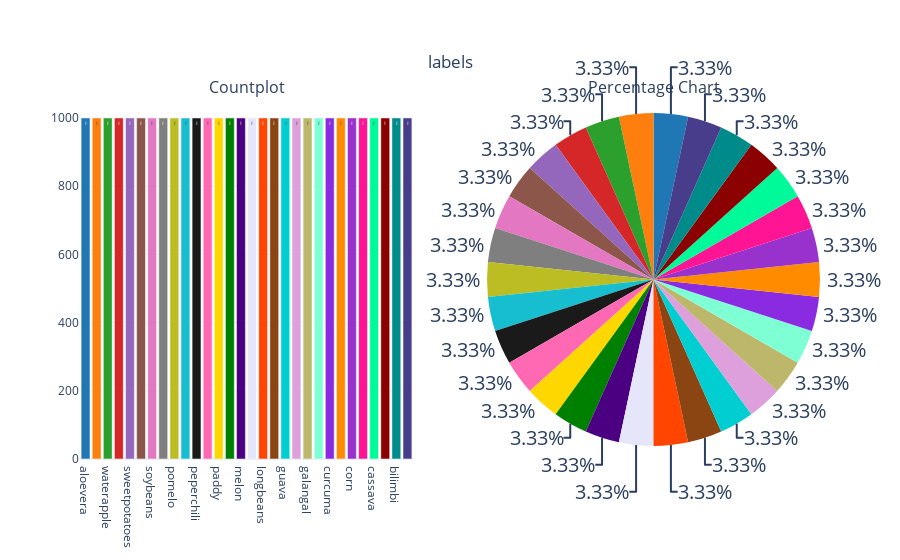

Here is the notebook cell this chart was saved with:
### Code cell
def cat_summary_with_graph(dataframe, col_name):
    colors = ['#1f77b4', '#ff7f0e', '#2ca02c', '#d62728', '#9467bd',
              '#8c564b', '#e377c2', '#7f7f7f', '#bcbd22', '#17becf',
              '#1a1a1a', '#ff69b4', '#ffd700', '#008000', '#4b0082',
              '#e6e6fa', '#ff4500', '#8b4513', '#00ced1', '#dda0dd',
              '#bdb76b', '#7fffd4', '#8a2be2', '#ff8c00', '#9932cc',
              '#ff1493', '#00fa9a', '#8b0000', '#008b8b', '#483d8b']

    fig = make_subplots(rows=1, cols=2,
                        subplot_titles=('Countplot', 'Percentage Chart'),
                        specs=[[{"type": "bar"}, {'type': 'pie'}]])

    fig.add_trace(go.Bar(y=dataframe[col_name].value_counts().values.tolist(),
                         x=[str(i) for i in dataframe[col_name].value_counts().index],
                         text=dataframe[col_name].value_counts().values.tolist(),
                         textfont=dict(size=20),
                         name=col_name,
                         textposition='auto',
                         showlegend=False,
                         marker=dict(color=colors)),
                  row=1, col=1)

    fig.add_trace(go.Pie(labels=dataframe[col_name].value_counts().keys(),
                         values=dataframe[col_name].value_counts().values,
                         textfont=dict(size=20),
                         textposition='auto',
                         showlegend=False,
                         name=col_name,
                         marker=dict(colors=colors)),
                  row=1, col=2)

    fig.update_layout(title={'text': col_name,
                             'y': 0.9,
                             'x': 0.5,
                             'xanchor': 'center',
                             'yanchor': 'top'},
                      template='plotly_white')

    iplot(fig)

# Örnek kullanım
cat_summary_with_graph(all_df, 'labels')

### Figure 1 — Plotly figure (JSON) as saved in the notebook; plotly's stock layout.template omitted (floating-point values rounded to 4 significant figures)
{"data": [{"marker": {"color": ["#1f77b4", "#ff7f0e", "#2ca02c", "#d62728", "#9467bd", "#8c564b", "#e377c2", "#7f7f7f", "#bcbd22", "#17becf", "#1a1a1a", "#ff69b4", "#ffd700", "#008000", "#4b0082", "#e6e6fa", "#ff4500", "#8b4513", "#00ced1", "#dda0dd", "#bdb76b", "#7fffd4", "#8a2be2", "#ff8c00", "#9932cc", "#ff1493", "#00fa9a", "#8b0000", "#008b8b", "#483d8b"]}, "name": "labels", "showlegend": false, "text": ["1000", "1000", "1000", "1000", "1000", "1000", "1000", "1000", "1000", "1000", "1000", "1000", "1000", "1000", "1000", "1000", "1000", "1000", "1000", "1000", "1000", "1000", "1000", "1000", "1000", "1000", "1000", "1000", "1000", "1000"], "textfont": {"size": 20}, "textposition": "auto", "type": "bar", "x": ["aloevera", "banana", "waterapple", "tobacco", "sweetpotatoes", "spinach", "soybeans", "shallot", "pomelo", "pineapple", "peperchili", "papaya", "paddy", "orange", "melon", "mango", "longbeans", "kale", "guava", "ginger", "galangal", "eggplant", "curcuma", "cucumber", "corn", "coconut", "cassava", "cantaloupe", "bilimbi", "watermelon"], "xaxis": "x", "y": [1000, 1000, 1000, 1000, 1000, 1000, 1000, 1000, 1000, 1000, 1000, 1000, 1000, 1000, 1000, 1000, 1000, 1000, 1000, 1000, 1000, 1000, 1000, 1000, 1000, 1000, 1000, 1000, 1000, 1000], "yaxis": "y"}, {"domain": {"x": [0.55, 1], "y": [0, 1]}, "labels": ["aloevera", "banana", "waterapple", "tobacco", "sweetpotatoes", "spinach", "soybeans", "shallot", "pomelo", "pineapple", "peperchili", "papaya", "paddy", "orange", "melon", "mango", "longbeans", "kale", "guava", "ginger", "galangal", "eggplant", "curcuma", "cucumber", "corn", "coconut", "cassava", "cantaloupe", "bilimbi", "watermelon"], "marker": {"colors": ["#1f77b4", "#ff7f0e", "#2ca02c", "#d62728", "#9467bd", "#8c564b", "#e377c2", "#7f7f7f", "#bcbd22", "#17becf", "#1a1a1a", "#ff69b4", "#ffd700", "#008000", "#4b0082", "#e6e6fa", "#ff4500", "#8b4513", "#00ced1", "#dda0dd", "#bdb76b", "#7fffd4", "#8a2be2", "#ff8c00", "#9932cc", "#ff1493", "#00fa9a", "#8b0000", "#008b8b", "#483d8b"]}, "name": "labels", "showlegend": false, "textfont": {"size": 20}, "textposition": "auto", "type": "pie", "values": [1000, 1000, 1000, 1000, 1000, 1000, 1000, 1000, 1000, 1000, 1000, 1000, 1000, 1000, 1000, 1000, 1000, 1000, 1000, 1000, 1000, 1000, 1000, 1000, 1000, 1000, 1000, 1000, 1000, 1000]}], "layout": {"annotations": [{"font": {"size": 16}, "showarrow": false, "text": "Countplot", "x": 0.225, "xanchor": "center", "xref": "paper", "y": 1, "yanchor": "bottom", "yref": "paper"}, {"font": {"size": 16}, "showarrow": false, "text": "Percentage Chart", "x": 0.775, "xanchor": "center", "xref": "paper", "y": 1, "yanchor": "bottom", "yref": "paper"}], "title": {"text": "labels", "x": 0.5, "xanchor": "center", "y": 0.9, "yanchor": "top"}, "xaxis": {"anchor": "y", "domain": [0, 0.45]}, "yaxis": {"anchor": "x", "domain": [0, 1]}}}
